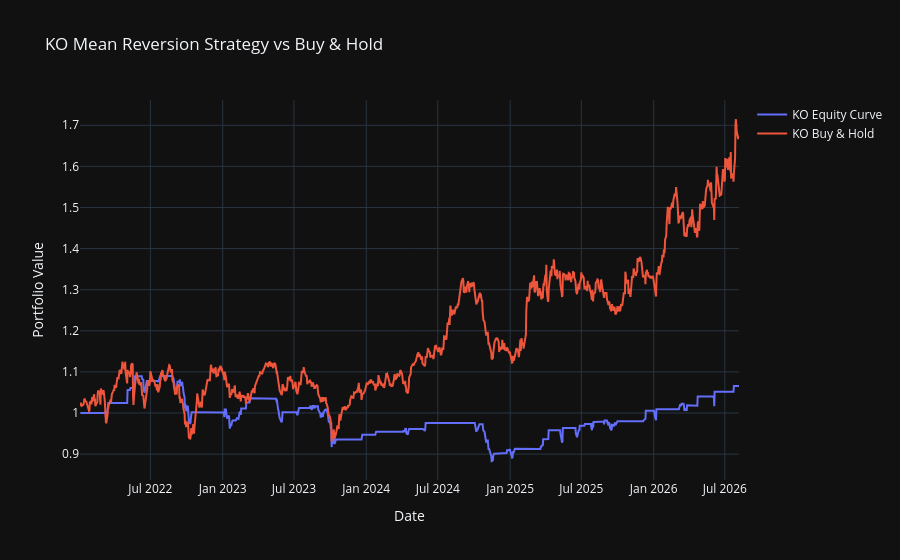

The cell this chart's notebook holds for it:
### Markdown cell above
## KO — strategy vs buy & hold

### Code cell
fig = go.Figure()

fig.add_trace(go.Scatter(x=ko_results.index, y=ko_results['Equity_Curve'], mode='lines', name='KO Equity Curve'))
fig.add_trace(go.Scatter(x=ko_results.index, y=ko_results['Buy_Hold'], mode='lines', name='KO Buy & Hold'))

fig.update_layout(title='KO Mean Reversion Strategy vs Buy & Hold',template='plotly_dark', xaxis_title='Date', yaxis_title='Portfolio Value')
fig.show()

### Figure 1 — Plotly figure (JSON) as saved in the notebook; plotly's stock layout.template omitted (floating-point values rounded to 4 significant figures; data arrays with more than 128 entries replaced by an {"elided": "..."} marker saying what was removed)
{"data": [{"mode": "lines", "name": "KO Equity Curve", "type": "scatter", "x": {"elided": "1152 str values"}, "y": {"elided": "1152 float values"}}, {"mode": "lines", "name": "KO Buy & Hold", "type": "scatter", "x": {"elided": "1152 str values"}, "y": {"elided": "1152 float values"}}], "layout": {"title": {"text": "KO Mean Reversion Strategy vs Buy & Hold"}, "xaxis": {"title": {"text": "Date"}}, "yaxis": {"title": {"text": "Portfolio Value"}}}}
